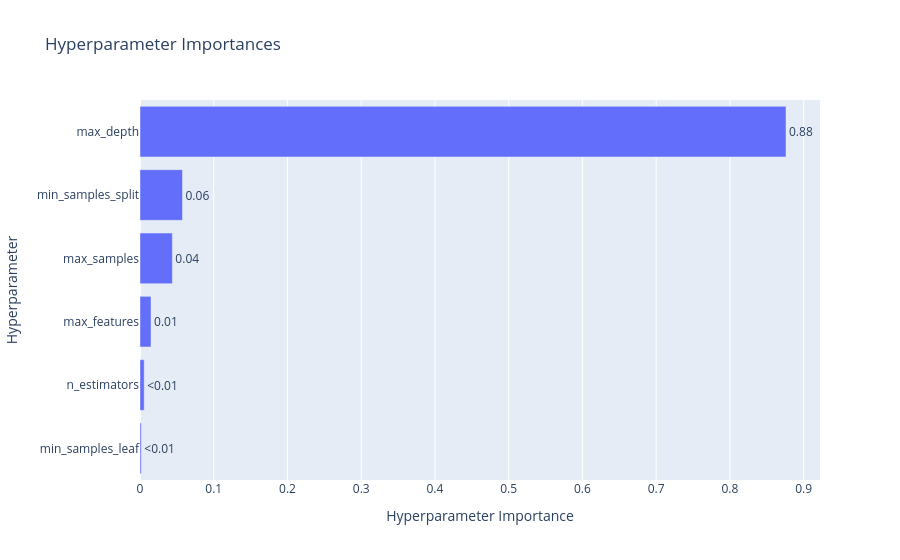

Notebook cell for this chart:
### Code cell
optuna.visualization.plot_param_importances(study)

### Figure 1 — Plotly figure (JSON) as saved in the notebook; plotly's stock layout.template omitted (floating-point values rounded to 4 significant figures)
{"data": [{"cliponaxis": false, "hovertemplate": ["min_samples_leaf (IntDistribution): 0.0017795882135178158<extra></extra>", "n_estimators (IntDistribution): 0.0056953485948421775<extra></extra>", "max_features (CategoricalDistribution): 0.014964224202143037<extra></extra>", "max_samples (FloatDistribution): 0.043894035580390206<extra></extra>", "min_samples_split (IntDistribution): 0.057628180274494525<extra></extra>", "max_depth (IntDistribution): 0.8760386231346122<extra></extra>"], "name": "Objective Value", "orientation": "h", "text": ["<0.01", "<0.01", "0.01", "0.04", "0.06", "0.88"], "textposition": "outside", "type": "bar", "x": [0.00178, 0.005695, 0.01496, 0.04389, 0.05763, 0.876], "y": ["min_samples_leaf", "n_estimators", "max_features", "max_samples", "min_samples_split", "max_depth"]}], "layout": {"title": {"text": "Hyperparameter Importances"}, "xaxis": {"title": {"text": "Hyperparameter Importance"}}, "yaxis": {"title": {"text": "Hyperparameter"}}}}
